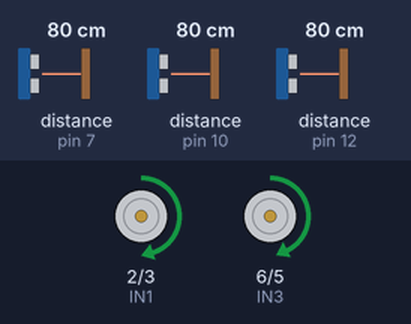
This program was run on a simulated Arduino Uno, built with avr-gcc and run on an emulated ATmega328P. On the bench: motor-driver pin pairs drawn as motors (green arrow = first pin HIGH = forward, orange = second pin HIGH = backward, longer = more drive, scaled by the enable pin). The test bench sets the inputs (shaded band); at power-on: distance to the obstacle (sensors on pin 12, pin 7, pin 10) 80 cm.

Above: at 2.2 s.
2.3 s: distance to the obstacle (sensor on pin 12) set to 21 cm
At 2.8 s:
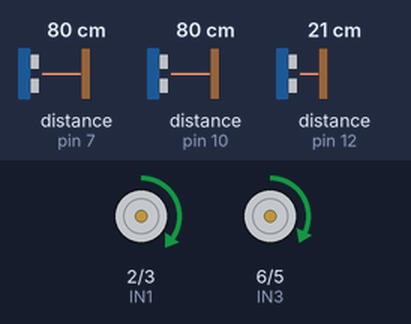
3.8 s: distance to the obstacle (sensor on pin 12) set to 18 cm
At 5.6 s:
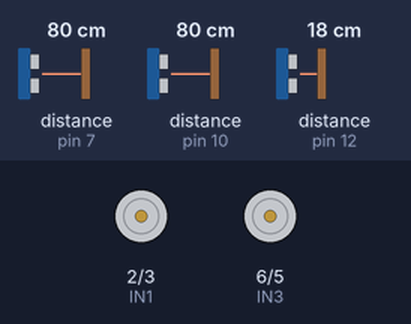
6.4 s: distance to the obstacle (sensor on pin 12) set to 35 cm
7.9 s: distance to the obstacle (sensor on pin 12) set to 43 cm
At 8.9 s:
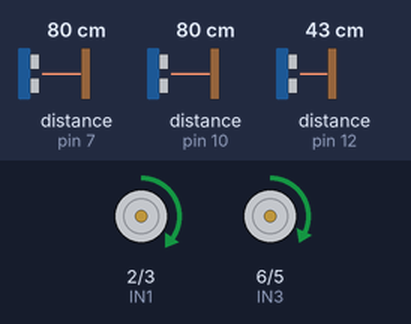
9.7 s: distance to the obstacle (sensor on pin 12) set to 2 cm
At 9.79 s:
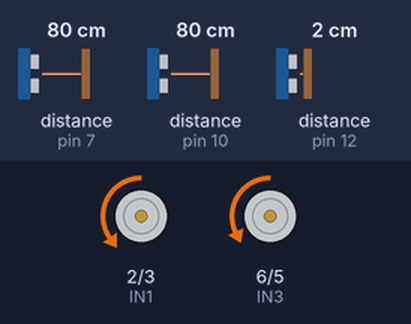
Timing chart, 0 to 12.7 s (numbered marks = the images above; inputs shaded):
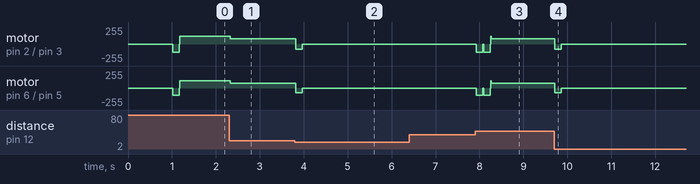

The program:

main.cpp
```cpp
// (licence header left out)
/****************************************************************************************************************
 *  BIBLIOTECAS
 ****************************************************************************************************************/

#include "main.h"

#include "sensorUltrassonico.h"
#include "motores.h"

/****************************************************************************************************************
 *  DEFINES E ENUMS
 ****************************************************************************************************************/

// #define TESTE_SENSORES

/****************************************************************************************************************
 *  VARIÁVEIS GLOBAIS
 ****************************************************************************************************************/

/**
 *  @brief  Estrutura responsável pela operação do robô
 */
static operacaoRobo_t operacaoRobo;

/****************************************************************************************************************
 *  FUNÇÕES LOCAIS
 ****************************************************************************************************************/

/**
 *  @brief  Inicialização
 */
void setup()
{
    /* Inicializa comunicação serial */
    Serial.begin(9600);
    /* Limpando a estrutura */
    memset(&operacaoRobo, 0, sizeof(operacaoRobo));

    inicializa_motores();

    delay(1000);            // Aguarda 1 segundo antes de iniciar
}

/**
 *  @brief  Loop principal
 */
void loop()
{
#ifdef TESTE_SENSORES
    /* Leitura sensor frontal */
    Serial.print("Frontal: ");
    Serial.print(distancia_sensor_frontal());
    Serial.println(" cm");

    /* Leitura sensor lateral direito */
    Serial.print("Direito: ");
    Serial.print(distancia_sensor_direito());
    Serial.println(" cm");

    /* Leitura sensor lateral esquerdo */
    Serial.print("Esquerdo: ");
    Serial.print(distancia_sensor_esquerdo());
    Serial.println(" cm");

    delay(1000);
#else
    obtem_direcao_robo(&operacaoRobo);

    executarMovimentoMotor(operacaoRobo);

    delay(1);
#endif
}
```

main.h
```cpp
#ifndef MAIN_H
#define MAIN_H

/****************************************************************************************************************
 *  BIBLIOTECAS
 ****************************************************************************************************************/

#include "Arduino.h"
#include <Wire.h>

/****************************************************************************************************************
 *  DEFINES E ENUMS
 ****************************************************************************************************************/

/****************************************************************************************************************
 *  TYPEDEFS
 ****************************************************************************************************************/

/**
 *  @brief  Lista de direções operadas pelo robô
 */
typedef enum
{
    ROBO_PARADO = 0,
    ROBO_VIRA_ESQUERDA,
    ROBO_VIRA_DIREITA,
    ROBO_SEGUE_RETO,
    ROBO_MEIA_VOLTA,
}direcaoRobo_t;

/**
 *  @brief  Lista de velocidades do motor
 */
typedef enum
{
    BAIXA_VELOCIDADE = 0,
    MEDIA_VELOCIDADE,
    RAPIDA_VELOCIDADE,
}velocidadesRobo_t;

/**
 *  @brief  Lista de caminhos alternativos
 *  @note   Caminho alternativo será analisado no processo do robô andando em linha reta
 */
typedef enum
{
    NENHUM_LADO_LIVRE = 0,
    LIVRE_LADO_DIREITO,
    LIVRE_LADO_ESQUERDO,
}caminhoAlternativo_t;

typedef struct
{
    direcaoRobo_t direcaoRobo;
    velocidadesRobo_t velocidadeRobo;
    caminhoAlternativo_t caminhoAlternativo;
}operacaoRobo_t;

/****************************************************************************************************************
 *  PROTÓTIPOS DE FUNÇÃO
 ****************************************************************************************************************/

#endif //MAIN_H
```

motores.h
```cpp
#ifndef MOTORES_H
#define MOTORES_H

/****************************************************************************************************************
 *  BIBLIOTECAS
 ****************************************************************************************************************/

#include "sensorUltrassonico.h"

/****************************************************************************************************************
 *  DEFINES E ENUMS
 ****************************************************************************************************************/

/****************************************************************************************************************
 *  TYPEDEFS
 ****************************************************************************************************************/

/****************************************************************************************************************
 *  PROTÓTIPOS DE FUNÇÃO
 ****************************************************************************************************************/

void inicializa_motores(void);
void executarMovimentoMotor(operacaoRobo_t operacaoRobo);


#endif //MOTORES_H
```

sensorUltrassonico.h
```cpp
#ifndef SENSOR_ULTRASSONICO_H
#define SENSOR_ULTRASSONICO_H

/****************************************************************************************************************
 *  BIBLIOTECAS
 ****************************************************************************************************************/

#include <Ultrasonic.h>

#include "main.h"

/****************************************************************************************************************
 *  DEFINES E ENUMS
 ****************************************************************************************************************/

/****************************************************************************************************************
 *  TYPEDEFS
 ****************************************************************************************************************/


/**
 *  @brief  Lista dos estados da máquina de estados no qual analisa os sensores ultrassônicos
 */
typedef enum
{
    EST0 = 0,
    EST1,
    EST2,
    EST3,
    EST4,
}estadosMovimentoRobo_t;

/****************************************************************************************************************
 *  PROTÓTIPOS DE FUNÇÃO
 ****************************************************************************************************************/

void obtem_direcao_robo(operacaoRobo_t * operacaoRobo);
int distancia_sensor_frontal(void);
int distancia_sensor_direito(void);
int distancia_sensor_esquerdo(void);

#endif //SENSOR_ULTRASSONICO_H
```

motores.cpp
```cpp
/****************************************************************************************************************
 *  BIBLIOTECAS
 ****************************************************************************************************************/

#include <Arduino.h>
#include "motores.h"

#include "main.h"

/****************************************************************************************************************
 *  DEFINES E ENUMS
 ****************************************************************************************************************/

/**
 *  @brief  Velocidade de operação referente ao motor A
 */
#define VELOCIDADE_INICIAL_MOTOR_A  (255-135)
/**
 *  @brief  Velocidade de operação referente ao motor B
 */
#define VELOCIDADE_INICIAL_MOTOR_B  (245-135)

#define VELOCIDADE_BAIXA_MOTOR_A    (VELOCIDADE_INICIAL_MOTOR_A - 40)
#define VELOCIDADE_BAIXA_MOTOR_B    (VELOCIDADE_INICIAL_MOTOR_B - 40)

#define VELOCIDADE_MEDIA_MOTOR_A    (VELOCIDADE_INICIAL_MOTOR_A - 25)
#define VELOCIDADE_MEDIA_MOTOR_B    (VELOCIDADE_INICIAL_MOTOR_B - 25)

#define VELOCIDADE_ALTA_MOTOR_A     (VELOCIDADE_INICIAL_MOTOR_A)
#define VELOCIDADE_ALTA_MOTOR_B     (VELOCIDADE_INICIAL_MOTOR_B)

// definindo as portas onde estão conectados os motores
#define IN1 2  //Pinos motor A (Direita)
#define IN2 3  //Pinos motor A (Direita)
#define IN4 5  //Pinos motor B (Esquerda)
#define IN3 6  //Pinos motor B (Esquerda)

#define ENA 9  //Pino velocidade motor A (Enable A)
#define ENB 11  //Pino velocidade motor B (Enable B)

/****************************************************************************************************************
 *  TYPEDEFS
 ****************************************************************************************************************/

/****************************************************************************************************************
 *  VARIÁVEIS
 ****************************************************************************************************************/


/****************************************************************************************************************
 *  PROTÓTIPOS DE FUNÇÃO
 ****************************************************************************************************************/
void controla_velocidade_motor(velocidadesRobo_t velocidadeRobo);

/****************************************************************************************************************
 *  FUNÇÕES EXPORTADAS
 ****************************************************************************************************************/
void inicializa_motores(void)
{
    // Definindo os motores e outros componentes como saídas
    pinMode(IN1, OUTPUT); // Saída para motor A
    pinMode(IN2, OUTPUT); // Saída para motor A
    pinMode(IN3, OUTPUT); // Saída para motor B
    pinMode(IN4, OUTPUT); // Saída para motor B
    pinMode(ENA, OUTPUT); // Controle velocidade motor A
    pinMode(ENB, OUTPUT); // Controle velocidade motor B

    /* Velocidades dos motores */
    analogWrite(ENA, VELOCIDADE_INICIAL_MOTOR_A);
    analogWrite(ENB, VELOCIDADE_INICIAL_MOTOR_B);
}

void executarMovimentoMotor(operacaoRobo_t operacaoRobo)
{
    controla_velocidade_motor(operacaoRobo.velocidadeRobo);

    switch(operacaoRobo.direcaoRobo)
    {
        case ROBO_VIRA_ESQUERDA:
        {
            digitalWrite(IN1, HIGH);
            digitalWrite(IN2, LOW);
            digitalWrite(IN3, LOW);
            digitalWrite(IN4, HIGH);
        }break;

        case ROBO_VIRA_DIREITA:
        {
            digitalWrite(IN1, LOW);
            digitalWrite(IN2, HIGH);
            digitalWrite(IN3, HIGH);
            digitalWrite(IN4, LOW);
        }break;

        case ROBO_SEGUE_RETO:
        {
            digitalWrite(IN1, HIGH);
            digitalWrite(IN2, LOW);
            digitalWrite(IN3, HIGH);
            digitalWrite(IN4, LOW);
        }break;
        case ROBO_MEIA_VOLTA:
        {
            /* Não utilizado */
        }break;

        case ROBO_PARADO:
        default:
        {
            /* Ré */
            digitalWrite(IN1, LOW);
            digitalWrite(IN2, HIGH);
            digitalWrite(IN3, LOW);
            digitalWrite(IN4, HIGH);

            delay(150);

            digitalWrite(IN1, LOW);
            digitalWrite(IN2, LOW);
            digitalWrite(IN3, LOW);
            digitalWrite(IN4, LOW);
        }break;
    }
}

/****************************************************************************************************************
 *  FUNÇÕES LOCAIS
 ****************************************************************************************************************/

/**
 *  @brief  Configura a velocidade do motor
 */
void controla_velocidade_motor(velocidadesRobo_t velocidadeRobo)
{
    switch (velocidadeRobo)
    {
        case BAIXA_VELOCIDADE:
        {
            analogWrite(ENA, VELOCIDADE_BAIXA_MOTOR_A);
            analogWrite(ENB, VELOCIDADE_BAIXA_MOTOR_B);
        }break;

        case MEDIA_VELOCIDADE:
        {
            analogWrite(ENA, VELOCIDADE_MEDIA_MOTOR_A);
            analogWrite(ENB, VELOCIDADE_MEDIA_MOTOR_B);
        }break;

        case RAPIDA_VELOCIDADE:
        default:
        {
            analogWrite(ENA, VELOCIDADE_ALTA_MOTOR_A);
            analogWrite(ENB, VELOCIDADE_ALTA_MOTOR_B);
        }break;
    }
}
```

Source omitted: sensorUltrassonico.cpp (9528 bytes)

Measured:
- the behaviour switches between 20 and 19 cm on distance to the obstacle (sensor on pin 12) (found by bisection; images 1 and 2)
- the behaviour switches between 39 and 40 cm on distance to the obstacle (sensor on pin 12) (found by bisection; images 2 and 3)
- after the input at 2.3 s, motor on pin 2 (IN1) / pin 3 (IN2): forward 120/255 → forward 80/255 at once; motor on pin 6 (IN3) / pin 5 (IN4): forward 110/255 → forward 70/255 at once
- after the input at 3.8 s, motor on pin 2 (IN1) / pin 3 (IN2): forward 80/255 → backward 80/255 at once, → stopped 0.15 s later; motor on pin 6 (IN3) / pin 5 (IN4): forward 70/255 → backward 70/255 at once, → stopped 0.15 s later
- after the input at 6.4 s, every drawn part: stays the same
- after the input at 7.9 s, motor on pin 2 (IN1) / pin 3 (IN2): stopped → backward 120/255 at once, → forward 80/255 0.31 s later; motor on pin 6 (IN3) / pin 5 (IN4): stopped → backward 110/255 at once, → forward 70/255 0.31 s later
- after the input at 9.7 s, motor on pin 2 (IN1) / pin 3 (IN2): forward 80/255 → backward 80/255 at once, → stopped 0.15 s later; motor on pin 6 (IN3) / pin 5 (IN4): forward 70/255 → backward 70/255 at once, → stopped 0.15 s later
